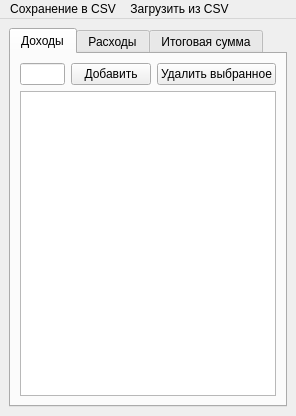
<?xml version="1.0" encoding="UTF-8"?>
<ui version="4.0">
 <class>BudgetManager</class>
 <widget class="QMainWindow" name="BudgetManager">
  <property name="geometry">
   <rect>
    <x>0</x>
    <y>0</y>
    <width>296</width>
    <height>416</height>
   </rect>
  </property>
  <property name="windowTitle">
   <string>MainWindow</string>
  </property>
  <widget class="QWidget" name="centralwidget">
   <layout class="QGridLayout" name="gridLayout_3">
    <item row="0" column="0">
     <widget class="QTabWidget" name="tabWidget">
      <property name="currentIndex">
       <number>0</number>
      </property>
      <widget class="QWidget" name="income">
       <attribute name="title">
        <string>Доходы</string>
       </attribute>
       <layout class="QGridLayout" name="gridLayout_2">
        <item row="0" column="0">
         <layout class="QHBoxLayout" name="income_layout">
          <item>
           <widget class="QLineEdit" name="income_label"/>
          </item>
          <item>
           <widget class="QPushButton" name="income_add_button">
            <property name="text">
             <string>Добавить</string>
            </property>
           </widget>
          </item>
          <item>
           <widget class="QPushButton" name="income_del_button">
            <property name="text">
             <string>Удалить выбранное</string>
            </property>
           </widget>
          </item>
         </layout>
        </item>
        <item row="1" column="0">
         <widget class="QTableWidget" name="tableWidget_2"/>
        </item>
       </layout>
      </widget>
      <widget class="QWidget" name="expense">
       <attribute name="title">
        <string>Расходы</string>
       </attribute>
       <layout class="QGridLayout" name="gridLayout">
        <item row="0" column="0">
         <layout class="QHBoxLayout" name="expense_layout">
          <item>
           <widget class="QLineEdit" name="expense_label"/>
          </item>
          <item>
           <widget class="QPushButton" name="expense_add_button">
            <property name="text">
             <string>Добавить</string>
            </property>
           </widget>
          </item>
          <item>
           <widget class="QPushButton" name="expense_del_button">
            <property name="text">
             <string>Удалить выбранное</string>
            </property>
           </widget>
          </item>
         </layout>
        </item>
        <item row="1" column="0">
         <widget class="QTableWidget" name="expense_table"/>
        </item>
       </layout>
      </widget>
      <widget class="QWidget" name="calculation">
       <attribute name="title">
        <string>Итоговая сумма</string>
       </attribute>
       <layout class="QGridLayout" name="gridLayout_4" rowstretch="4,1">
        <property name="leftMargin">
         <number>10</number>
        </property>
        <property name="topMargin">
         <number>10</number>
        </property>
        <property name="rightMargin">
         <number>10</number>
        </property>
        <property name="bottomMargin">
         <number>10</number>
        </property>
        <property name="spacing">
         <number>5</number>
        </property>
        <item row="0" column="0">
         <widget class="QLabel" name="calculation_label">
          <property name="font">
           <font>
            <family>Yu Gothic UI</family>
            <pointsize>30</pointsize>
           </font>
          </property>
          <property name="text">
           <string>12 321 412</string>
          </property>
          <property name="alignment">
           <set>Qt::AlignCenter</set>
          </property>
          <property name="wordWrap">
           <bool>true</bool>
          </property>
         </widget>
        </item>
        <item row="1" column="0">
         <layout class="QHBoxLayout" name="calculation_layout" stretch="0">
          <property name="spacing">
           <number>5</number>
          </property>
          <property name="leftMargin">
           <number>10</number>
          </property>
          <property name="topMargin">
           <number>10</number>
          </property>
          <property name="rightMargin">
           <number>10</number>
          </property>
          <property name="bottomMargin">
           <number>10</number>
          </property>
          <item>
           <widget class="QPushButton" name="calculation_button">
            <property name="text">
             <string>Расчитать</string>
            </property>
           </widget>
          </item>
         </layout>
        </item>
       </layout>
      </widget>
     </widget>
    </item>
   </layout>
  </widget>
  <widget class="QMenuBar" name="menuBar">
   <property name="geometry">
    <rect>
     <x>0</x>
     <y>0</y>
     <width>296</width>
     <height>21</height>
    </rect>
   </property>
   <widget class="QMenu" name="export_menu">
    <property name="title">
     <string>Сохранение в CSV</string>
    </property>
    <addaction name="export_income"/>
    <addaction name="export_expense"/>
   </widget>
   <widget class="QMenu" name="imporn_menu">
    <property name="title">
     <string>Загрузить из CSV</string>
    </property>
    <addaction name="import_income"/>
    <addaction name="import_expense"/>
   </widget>
   <addaction name="export_menu"/>
   <addaction name="imporn_menu"/>
  </widget>
  <action name="export_income">
   <property name="text">
    <string>Сохранить доходы</string>
   </property>
  </action>
  <action name="export_expense">
   <property name="text">
    <string>Сохранить расходы</string>
   </property>
  </action>
  <action name="import_income">
   <property name="text">
    <string>Загрузить доходы</string>
   </property>
  </action>
  <action name="import_expense">
   <property name="text">
    <string>Загрузить расходы</string>
   </property>
  </action>
 </widget>
 <resources/>
 <connections/>
</ui>
